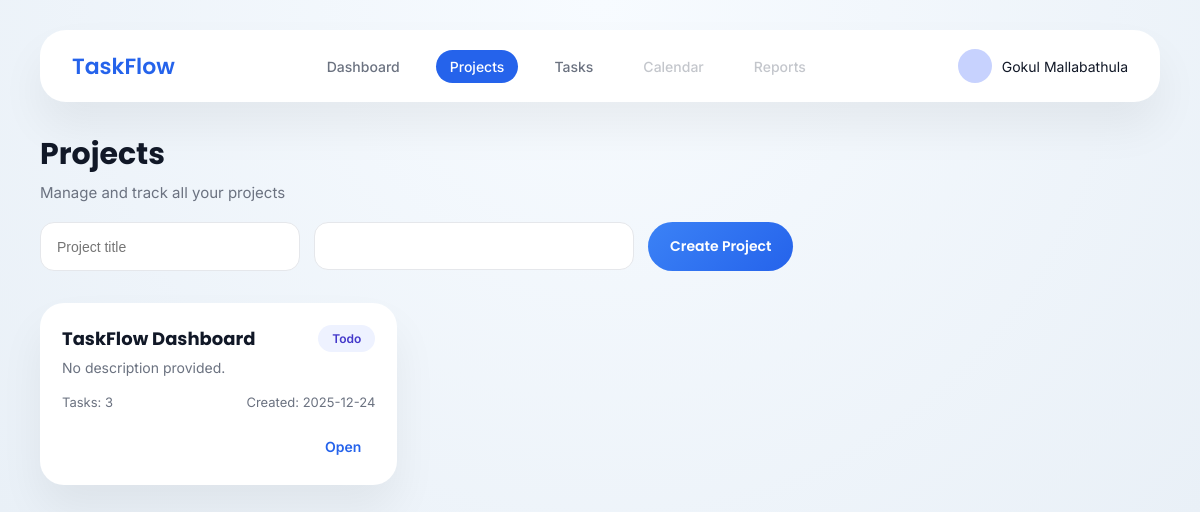
The app's page /projects (signed in), older data.
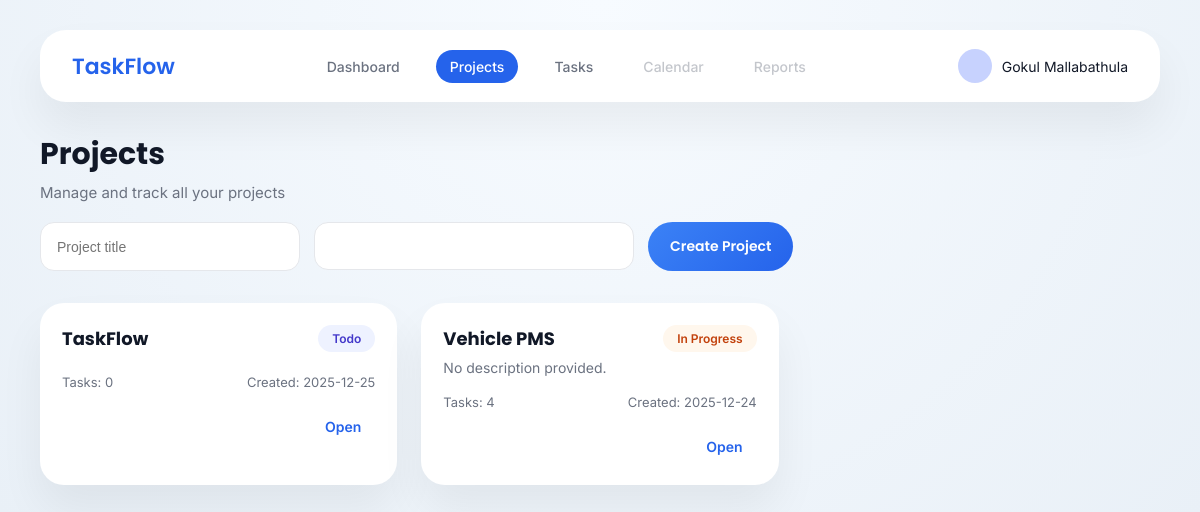
The same page, newer data.
### tables this page shows
CREATE TABLE projects (
        id INTEGER PRIMARY KEY AUTOINCREMENT,
        user_id INTEGER NOT NULL,
        title TEXT NOT NULL,
        description TEXT,
        created_at TIMESTAMP DEFAULT CURRENT_TIMESTAMP, status TEXT DEFAULT 'todo',
        FOREIGN KEY (user_id) REFERENCES users(id)
    );

### app.py (the view)
@app.route("/projects")
def projects():
    if "user_id" not in session:
        return redirect(url_for("login"))
    conn = get_db()
    projects = conn.execute("""
        SELECT p.*, COUNT(t.id) AS task_count
        FROM projects p
        LEFT JOIN tasks t ON p.id = t.project_id
        WHERE p.user_id = ?
        GROUP BY p.id
        ORDER BY p.created_at DESC
    """, (session["user_id"],)).fetchall()
    conn.close()
    return render_template("projects.html",
                           name=session["user_name"],
                           projects=projects)

### app.py (called while the page is built)
def get_db():
    conn = sqlite3.connect("database.db")
    conn.row_factory = sqlite3.Row
    return conn

### templates/projects.html (shortened to what this page needs)
{% extends "base.html" %}
{% block page_css %}
<link rel="stylesheet" href="{{ url_for('static', filename='css/projects.css') }}">
{% endblock %}
{% block content %}
<section class="projects-header">
    <h1>Projects</h1>
    <p class="subtitle">Manage and track all your projects</p>
    <form method="POST" action="{{ url_for('create_project') }}" class="create-project-form">
        <input
            type="text"
            name="title"
            placeholder="Project title"
            required
        >
        <textarea
            name="description"
            placeholder="Project description (optional)">
        </textarea>
        <button type="submit" class="primary-btn">
            Create Project
        </button>
    </form>
</section>
<section class="projects-grid">
    {% if projects %}
        {% for project in projects %}
            <div class="project-card">
                <div class="project-header">
                    <div class="project-text">
                        <h3 class="project-title">{{ project.title }}</h3>
                        <p class="project-desc">
                            {{ project.description if project.description else "No description provided." }}
                        </p>
                    </div>
                    <span class="project-status {{ project.status }}">
                        {{ project.status.replace('_',' ').title() }}
                    </span>
                </div>
                <div class="project-meta">
                    <span>Tasks: {{ project.task_count }}</span>
                    <span>Created: {{ project.created_at.split(' ')[0] }}</span>
                </div>
                <div class="project-actions">
                    <a href="{{ url_for('project_dashboard', project_id=project.id) }}"
                       class="link-btn">
                        Open
                    </a>
                </div>
            </div>
        {% endfor %}
    {% else %}
        <p class="empty-text">No projects created yet.</p>
    {% endif %}
</section>
{% endblock %}

### templates/base.html (shortened to what this page needs)
<!DOCTYPE html>
<html lang="en">
<head>
    <link rel="stylesheet" href="{{ url_for('static', filename='css/base.css') }}">
    {% block page_css %}{% endblock %}
</head>
<body>
<div class="dashboard-wrapper">
    <header class="top-nav">
        <div class="brand">TaskFlow</div>
        <nav class="nav-links">
            <a href="{{ url_for('dashboard') }}"
               class="{% if request.endpoint == 'dashboard' %}active{% endif %}">
               Dashboard
            </a>
            <a href="{{ url_for('projects') }}"
               class="{% if request.endpoint == 'projects' %}active{% endif %}">
               Projects
            </a>
            <a href="{{ url_for('tasks') }}"
               class="{% if request.endpoint == 'tasks' %}active{% endif %}">
               Tasks
            </a>
            <a href="#" class="disabled-link">Calendar</a>
            <a href="#" class="disabled-link">Reports</a>
        </nav>
        <div class="profile">
            <div class="avatar"></div>
            <span>{{ name if name else "User" }}</span>
        </div>
    </header>
    {% block content %}{% endblock %}
</div>
</body>
</html>

### static/css/base.css (style rules this page uses)
* { margin: 0; padding: 0; box-sizing: border-box; }
body { font-family: 'Inter', sans-serif; background: radial-gradient(circle at top, #f7fbff, #e9f0f7); color: #111827; }
.dashboard-wrapper { padding: 30px 40px; }
.top-nav { display: flex; align-items: center; justify-content: space-between; height: 72px; padding: 0 32px; background: #ffffff; border-radius: 26px; box-shadow: 0 25px 45px rgba(0,0,0,0.06); margin-bottom: 30px; }
.brand { font-family: 'Poppins', sans-serif; font-size: 22px; font-weight: 600; color: #2563eb; }
.nav-links { display: flex; align-items: center; gap: 22px; }
.nav-links a { text-decoration: none; font-size: 14px; font-weight: 500; color: #6b7280; padding: 8px 14px; border-radius: 999px; transition: background 0.2s ease, color 0.2s ease; }
.nav-links a.active { background: #2563eb; color: #ffffff; }
.disabled-link { pointer-events: none; opacity: 0.4; }
.profile { display: flex; align-items: center; gap: 10px; font-size: 14px; }
.avatar { width: 34px; height: 34px; background: #c7d2fe; border-radius: 50%; }

### static/css/projects.css (style rules this page uses)
.projects-header { margin-bottom: 30px; }
.projects-header h1 { font-family: 'Poppins', sans-serif; font-size: 30px; margin-bottom: 6px; }
.projects-header .subtitle { font-size: 15px; color: #6b7280; }
.create-project-form { margin-top: 20px; display: flex; gap: 14px; flex-wrap: wrap; }
.create-project-form input, .create-project-form textarea { padding: 14px 16px; border-radius: 14px; border: 1px solid #e5e7eb; font-size: 14px; width: 260px; }
.create-project-form textarea { resize: none; width: 320px; height: 48px; }
.primary-btn { padding: 14px 22px; border-radius: 999px; border: none; background: linear-gradient(135deg, #3b82f6, #2563eb); color: white; font-family: 'Poppins', sans-serif; font-size: 14px; font-weight: 600; cursor: pointer; transition: transform 0.25s ease, box-shadow 0.25s ease; }
.projects-grid { margin-top: 32px; display: grid; grid-template-columns: repeat(auto-fill, minmax(320px, 1fr)); gap: 24px; }
.project-card { background: #ffffff; padding: 22px; border-radius: 24px; box-shadow: 0 25px 45px rgba(0,0,0,0.06); transition: transform 0.3s ease, box-shadow 0.3s ease; }
.project-header { display: flex; justify-content: space-between; align-items: flex-start; gap: 16px; }
.project-title { font-family: 'Poppins', sans-serif; font-size: 18px; margin-bottom: 6px; }
.project-desc { font-size: 14px; color: #6b7280; line-height: 1.4; }
.project-status { padding: 6px 14px; border-radius: 999px; font-size: 12px; font-weight: 600; white-space: nowrap; }
.project-status.todo { background: #eef2ff; color: #4338ca; }
.project-status.in_progress { background: #fff7ed; color: #c2410c; }
.project-meta { margin-top: 16px; display: flex; justify-content: space-between; font-size: 13px; color: #6b7280; }
.project-actions { margin-top: 20px; display: flex; justify-content: flex-end; }
.link-btn { text-decoration: none; font-size: 14px; font-weight: 600; color: #2563eb; padding: 8px 14px; border-radius: 999px; transition: background 0.2s ease; }

Row changes from the older to the newer data that the page shows:
added projects: title "TaskFlow", status.replace "Todo", task_count "0", created_at "2025-12-25"
changed projects: title "TaskFlow Dashboard" → "Vehicle PMS"; status "todo" → "in_progress" (drawn); status.replace "Todo" → "In Progress"; task_count "3" → "4"
